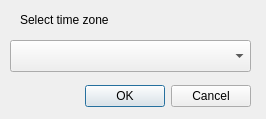
<?xml version="1.0" encoding="UTF-8"?>
<ui version="4.0" idbasedtr="true">
 <class>Dialog</class>
 <widget class="QDialog" name="Dialog">
  <property name="geometry">
   <rect>
    <x>0</x>
    <y>0</y>
    <width>266</width>
    <height>119</height>
   </rect>
  </property>
  <property name="windowTitle">
   <string id="title">Time Zone</string>
  </property>
  <widget class="QDialogButtonBox" name="buttonBox">
   <property name="geometry">
    <rect>
     <x>10</x>
     <y>80</y>
     <width>241</width>
     <height>32</height>
    </rect>
   </property>
   <property name="orientation">
    <enum>Qt::Orientation::Horizontal</enum>
   </property>
   <property name="standardButtons">
    <set>QDialogButtonBox::StandardButton::Cancel|QDialogButtonBox::StandardButton::Ok</set>
   </property>
  </widget>
  <widget class="QComboBox" name="comboBox">
   <property name="geometry">
    <rect>
     <x>10</x>
     <y>40</y>
     <width>241</width>
     <height>32</height>
    </rect>
   </property>
  </widget>
  <widget class="QLabel" name="label">
   <property name="geometry">
    <rect>
     <x>20</x>
     <y>10</y>
     <width>200</width>
     <height>20</height>
    </rect>
   </property>
   <property name="minimumSize">
    <size>
     <width>200</width>
     <height>20</height>
    </size>
   </property>
   <property name="text">
    <string id="timezonelabel">Select time zone</string>
   </property>
   <property name="buddy">
    <cstring>comboBox</cstring>
   </property>
  </widget>
 </widget>
 <resources/>
 <connections>
  <connection>
   <sender>buttonBox</sender>
   <signal>accepted()</signal>
   <receiver>Dialog</receiver>
   <slot>accept()</slot>
   <hints>
    <hint type="sourcelabel">
     <x>248</x>
     <y>254</y>
    </hint>
    <hint type="destinationlabel">
     <x>157</x>
     <y>274</y>
    </hint>
   </hints>
  </connection>
  <connection>
   <sender>buttonBox</sender>
   <signal>rejected()</signal>
   <receiver>Dialog</receiver>
   <slot>reject()</slot>
   <hints>
    <hint type="sourcelabel">
     <x>316</x>
     <y>260</y>
    </hint>
    <hint type="destinationlabel">
     <x>286</x>
     <y>274</y>
    </hint>
   </hints>
  </connection>
 </connections>
</ui>
